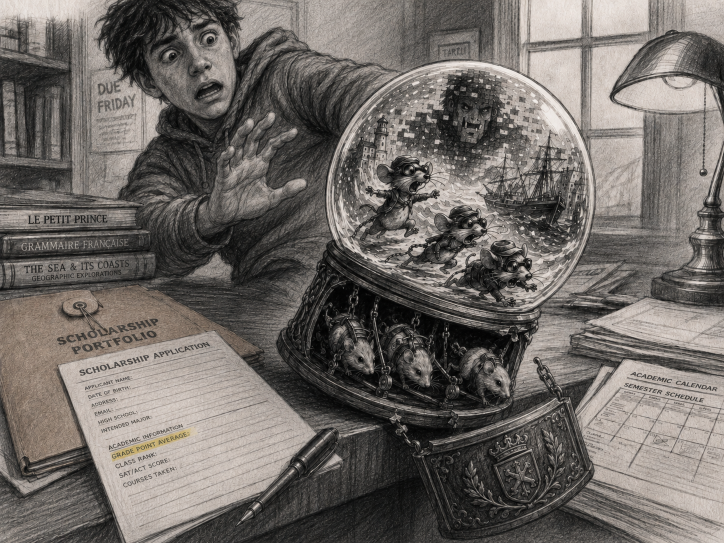
#> input picture Plunk.png, 1448 x 1086 px, given in place of Plunk.png_depth.png, which was not available (shown at 1/2 size)
$ python -i prep_assets.py   (imports and definitions only)
#> lines starting #> are read from the running program, lines starting #| are printed output that depends on the picture; pictures that were not available may be replaced by others from this repository, and a replacement may not be noted
"""Build web-ready plates: colour JPEGs, packed 16-bit depth (RG) + tear map (B), layer mattes, voxel data."""
import cv2, numpy as np, json, pathlib, struct, sys
# [1 line not run here, left out]
META = {}

def guided(I, p, r, eps):
    mI = cv2.boxFilter(I, -1, (r, r)); mp = cv2.boxFilter(p, -1, (r, r))
    cIp = cv2.boxFilter(I * p, -1, (r, r)) - mI * mp
    vI = cv2.boxFilter(I * I, -1, (r, r)) - mI * mI
    a = cIp / (vI + eps); b = mp - a * mI
    return cv2.boxFilter(a, -1, (r, r)) * I + cv2.boxFilter(b, -1, (r, r))

def load_depth(name, W=1920, H=1080, refine=True):
#> called with name = '../../Plunk.png', W = 1920, H = 1080, refine = True
    d = cv2.imread(str(G / f'{name}_depth.png'), -1).astype(np.float32) / 65535.0
    img = cv2.imread(str(G / f'{name}.png'))
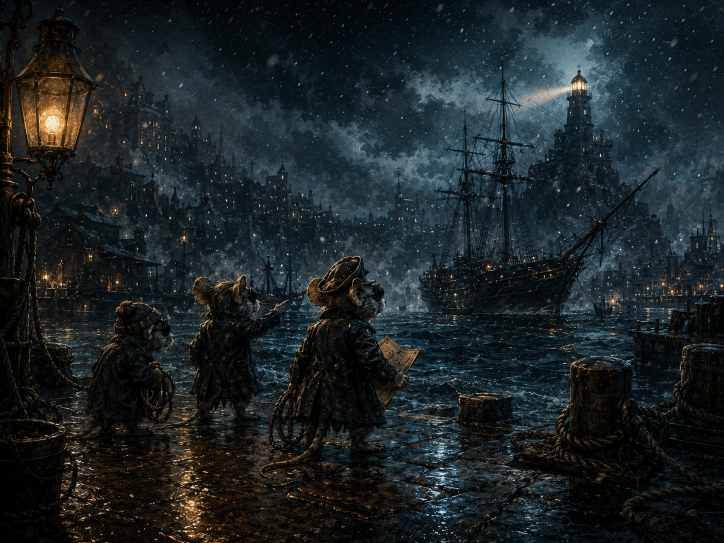
#> input picture TBM_SeaAll.png, 1448 x 1086 px, given in place of Plunk.png.png, which was not available (shown at 1/2 size)
#> img is the input picture: shape (1086, 1448, 3); mean B, G, R 37.9, 35.7, 28
    d = cv2.resize(d, (W, H), interpolation=cv2.INTER_AREA)
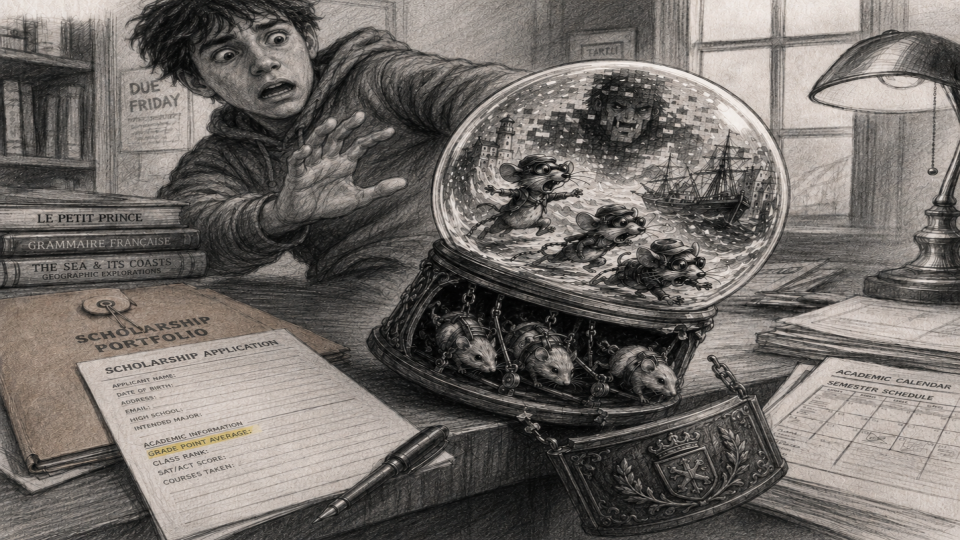
#> d: shape (1080, 1920, 3) float32 (shown at 1/2 size); mean B, G, R 0.00155, 0.00162, 0.00169; drawn with min black and max white
    if refine:
        g = cv2.cvtColor(cv2.resize(img, (W, H), interpolation=cv2.INTER_AREA), cv2.COLOR_BGR2GRAY).astype(np.float32) / 255
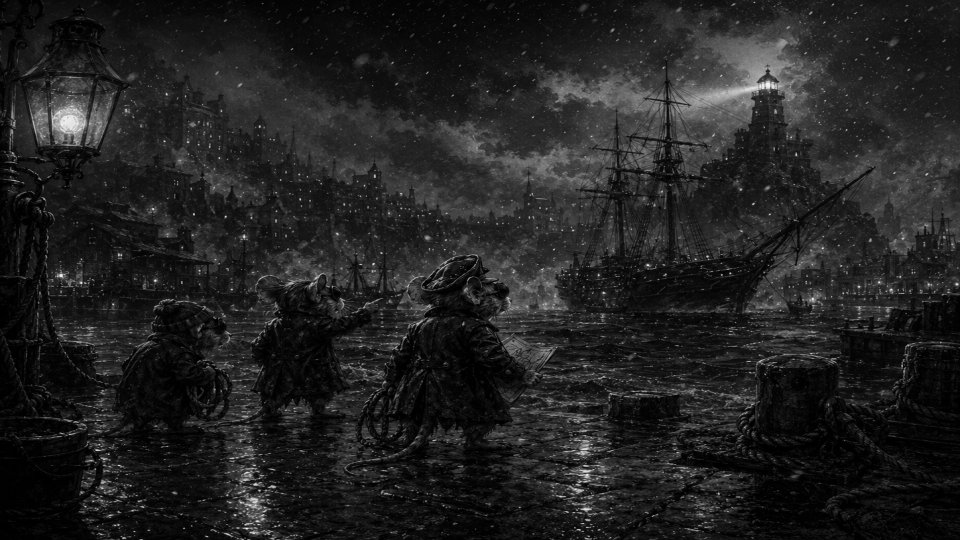
#> g: shape (1080, 1920) float32 (shown at 1/2 size); min 0, max 0.988, mean 0.131
        d = guided(g, d, 9, 2e-4)
#> in guided, `mp = cv2.boxFilter(p, -1, (r, r))`:
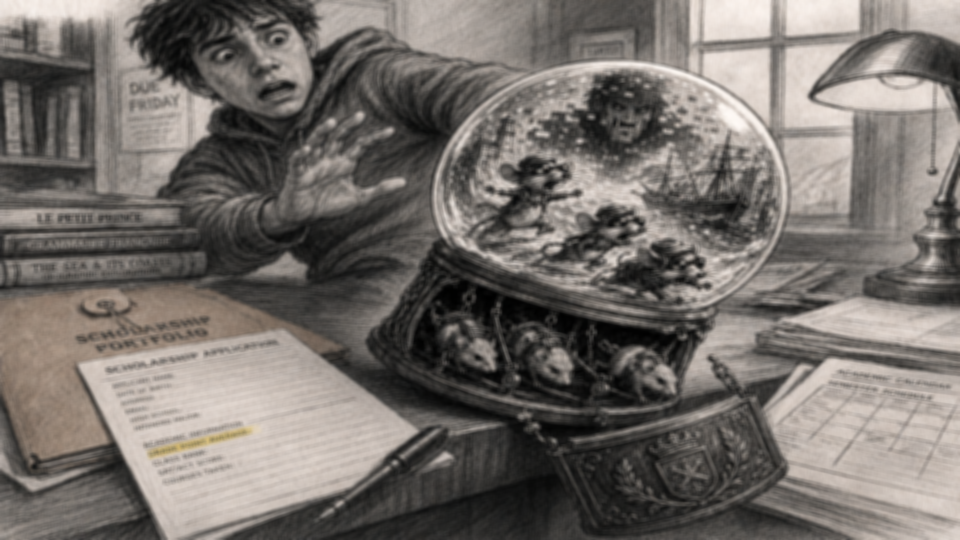
#> mp: shape (1080, 1920, 3) float32 (shown at 1/2 size); mean B, G, R 0.00155, 0.00162, 0.00169; drawn with min black and max white
        d = cv2.medianBlur(d.astype(np.float32), 5)
    return np.clip(d, 0, 1)

# [9 lines left out: function save_depth, not called in this run]

def save_color(img, name, q=90, size=None):
    if size: img = cv2.resize(img, size, interpolation=cv2.INTER_AREA)
    cv2.imwrite(str(OUT / f'{name}.jpg'), img, [cv2.IMWRITE_JPEG_QUALITY, q, cv2.IMWRITE_JPEG_OPTIMIZE, 1])

# [45 lines left out: functions inpaint_layer, diff_matte, rgba_crop, not called in this run]

step = sys.argv[1] if len(sys.argv) > 1 else 'all'

# [69 lines not run here, left out]

mp = OUT / 'meta.json'
old = json.loads(mp.read_text()) if mp.exists() else {}
# [1 line not run here, left out]

#> (the run stopped early here; a loop or call above may not have finished)
